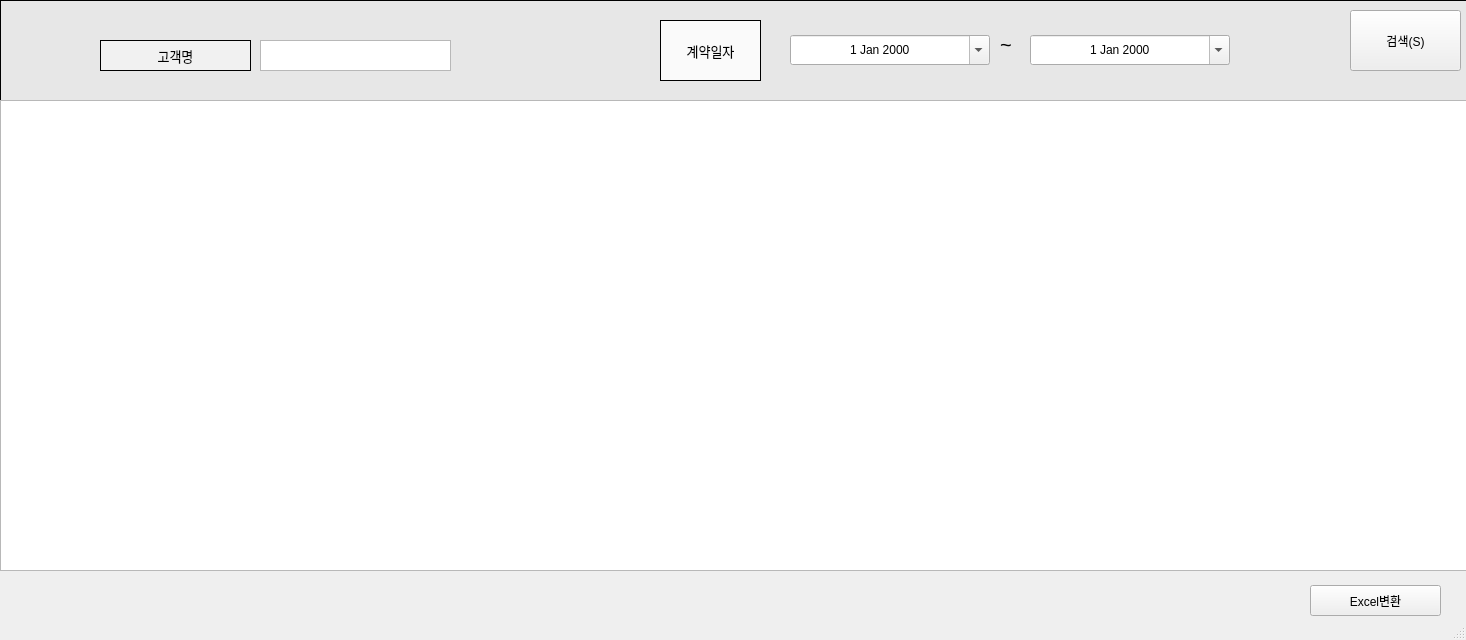
<?xml version="1.0" encoding="UTF-8"?>
<ui version="4.0">
 <class>mainWindow</class>
 <widget class="QMainWindow" name="mainWindow">
  <property name="geometry">
   <rect>
    <x>0</x>
    <y>0</y>
    <width>1466</width>
    <height>640</height>
   </rect>
  </property>
  <property name="windowTitle">
   <string>담보자료검색</string>
  </property>
  <widget class="QWidget" name="centralwidget">
   <widget class="QLabel" name="label_3">
    <property name="geometry">
     <rect>
      <x>0</x>
      <y>0</y>
      <width>1621</width>
      <height>101</height>
     </rect>
    </property>
    <property name="styleSheet">
     <string notr="true">background-color:rgb(231, 231, 231)</string>
    </property>
    <property name="frameShape">
     <enum>QFrame::Box</enum>
    </property>
    <property name="text">
     <string/>
    </property>
   </widget>
   <widget class="QPushButton" name="SearchButton">
    <property name="geometry">
     <rect>
      <x>1350</x>
      <y>10</y>
      <width>111</width>
      <height>61</height>
     </rect>
    </property>
    <property name="text">
     <string>검색(S)</string>
    </property>
   </widget>
   <widget class="QLabel" name="label_9">
    <property name="geometry">
     <rect>
      <x>660</x>
      <y>20</y>
      <width>101</width>
      <height>61</height>
     </rect>
    </property>
    <property name="font">
     <font>
      <pointsize>10</pointsize>
     </font>
    </property>
    <property name="styleSheet">
     <string notr="true">background-color:rgb(250, 250, 250)</string>
    </property>
    <property name="frameShape">
     <enum>QFrame::Box</enum>
    </property>
    <property name="text">
     <string>계약일자</string>
    </property>
    <property name="alignment">
     <set>Qt::AlignCenter</set>
    </property>
   </widget>
   <widget class="QPushButton" name="pushButton_9">
    <property name="geometry">
     <rect>
      <x>1310</x>
      <y>585</y>
      <width>131</width>
      <height>31</height>
     </rect>
    </property>
    <property name="text">
     <string>Excel변환</string>
    </property>
   </widget>
   <widget class="QLabel" name="label_6">
    <property name="geometry">
     <rect>
      <x>100</x>
      <y>40</y>
      <width>151</width>
      <height>31</height>
     </rect>
    </property>
    <property name="font">
     <font>
      <pointsize>10</pointsize>
     </font>
    </property>
    <property name="styleSheet">
     <string notr="true">background-color:rgb(241, 241, 241)</string>
    </property>
    <property name="frameShape">
     <enum>QFrame::Box</enum>
    </property>
    <property name="text">
     <string>고객명</string>
    </property>
    <property name="alignment">
     <set>Qt::AlignCenter</set>
    </property>
   </widget>
   <widget class="QTextEdit" name="CustomerName">
    <property name="geometry">
     <rect>
      <x>260</x>
      <y>40</y>
      <width>191</width>
      <height>31</height>
     </rect>
    </property>
    <property name="font">
     <font>
      <pointsize>12</pointsize>
     </font>
    </property>
   </widget>
   <widget class="QDateEdit" name="LastDate">
    <property name="geometry">
     <rect>
      <x>1030</x>
      <y>35</y>
      <width>200</width>
      <height>30</height>
     </rect>
    </property>
    <property name="minimumSize">
     <size>
      <width>200</width>
      <height>0</height>
     </size>
    </property>
    <property name="maximumSize">
     <size>
      <width>200</width>
      <height>16777215</height>
     </size>
    </property>
    <property name="mouseTracking">
     <bool>false</bool>
    </property>
    <property name="focusPolicy">
     <enum>Qt::TabFocus</enum>
    </property>
    <property name="autoFillBackground">
     <bool>false</bool>
    </property>
    <property name="frame">
     <bool>true</bool>
    </property>
    <property name="alignment">
     <set>Qt::AlignCenter</set>
    </property>
    <property name="buttonSymbols">
     <enum>QAbstractSpinBox::UpDownArrows</enum>
    </property>
    <property name="accelerated">
     <bool>false</bool>
    </property>
    <property name="correctionMode">
     <enum>QAbstractSpinBox::CorrectToPreviousValue</enum>
    </property>
    <property name="calendarPopup">
     <bool>true</bool>
    </property>
    <property name="date">
     <date>
      <year>2000</year>
      <month>1</month>
      <day>1</day>
     </date>
    </property>
   </widget>
   <widget class="QLabel" name="label_4">
    <property name="geometry">
     <rect>
      <x>1000</x>
      <y>35</y>
      <width>21</width>
      <height>20</height>
     </rect>
    </property>
    <property name="font">
     <font>
      <pointsize>15</pointsize>
     </font>
    </property>
    <property name="text">
     <string>~</string>
    </property>
   </widget>
   <widget class="QDateEdit" name="StartDate">
    <property name="geometry">
     <rect>
      <x>790</x>
      <y>35</y>
      <width>200</width>
      <height>30</height>
     </rect>
    </property>
    <property name="minimumSize">
     <size>
      <width>200</width>
      <height>0</height>
     </size>
    </property>
    <property name="maximumSize">
     <size>
      <width>200</width>
      <height>16777215</height>
     </size>
    </property>
    <property name="mouseTracking">
     <bool>false</bool>
    </property>
    <property name="focusPolicy">
     <enum>Qt::TabFocus</enum>
    </property>
    <property name="autoFillBackground">
     <bool>false</bool>
    </property>
    <property name="frame">
     <bool>true</bool>
    </property>
    <property name="alignment">
     <set>Qt::AlignCenter</set>
    </property>
    <property name="buttonSymbols">
     <enum>QAbstractSpinBox::UpDownArrows</enum>
    </property>
    <property name="accelerated">
     <bool>false</bool>
    </property>
    <property name="correctionMode">
     <enum>QAbstractSpinBox::CorrectToPreviousValue</enum>
    </property>
    <property name="calendarPopup">
     <bool>true</bool>
    </property>
    <property name="date">
     <date>
      <year>2000</year>
      <month>1</month>
      <day>1</day>
     </date>
    </property>
   </widget>
   <widget class="QTableView" name="CollateralTable">
    <property name="geometry">
     <rect>
      <x>0</x>
      <y>100</y>
      <width>1471</width>
      <height>471</height>
     </rect>
    </property>
   </widget>
  </widget>
  <widget class="QStatusBar" name="statusbar"/>
 </widget>
 <resources/>
 <connections/>
</ui>
